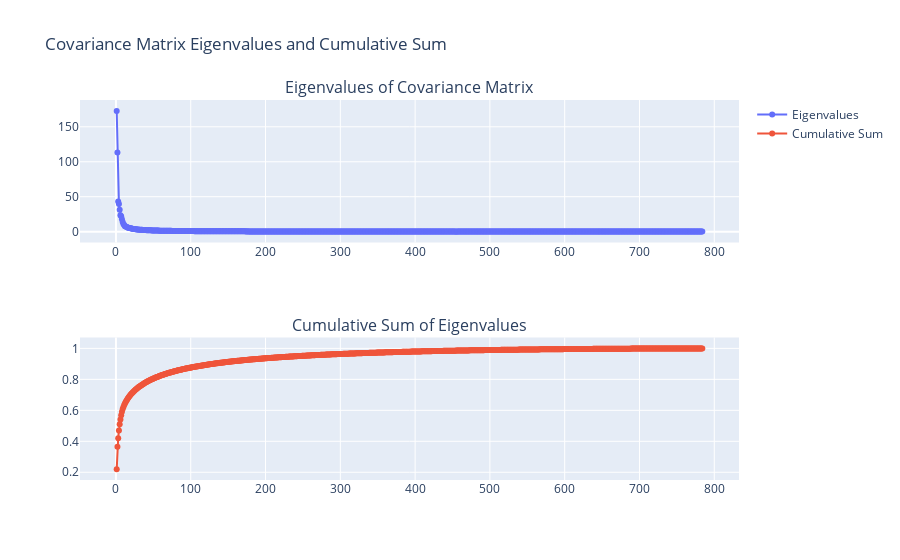

Source (notebook cell):
### Markdown cell above
# Step2: Compute the Eigenvalues and Eigenvectors of Covariance Matrix.

### Code cell
import chart_studio.plotly as py
import chart_studio.tools as tls
# Get the eigenvalues and eigenvectors from the PCA Algorithm:
eig_vals, eig_vecs = pca.compute_eigen_vector(cov_mat) 

# get Explained variance and cumulative variance from PCA Algorithm:
explained_variance = pca.compute_explained_variance( eig_vals)
cumulative_sum     = pca.cumulative_sum(explained_variance)
 
# visualize the eigenvalues and the cumulative 
from plotly.subplots import make_subplots
# Create subplots
fig = make_subplots(rows=2, cols=1, subplot_titles=('Eigenvalues of Covariance Matrix', 'Cumulative Sum of Eigenvalues'))

# Plot the sorted eigenvalues in the top subplot
trace1 = go.Scatter(x=np.arange(1, len(eig_vals) + 1), y=eig_vals, mode='lines+markers', name='Eigenvalues')
fig.add_trace(trace1, row=1, col=1)

# Plot the cumulative sum of the sorted eigenvalues in the bottom subplot
trace2 = go.Scatter(x=np.arange(1, len(cumulative_sum) + 1), y=cumulative_sum, mode='lines+markers', name='Cumulative Sum')
fig.add_trace(trace2, row=2, col=1)

# Update layout
fig.update_layout(title='Covariance Matrix Eigenvalues and Cumulative Sum', showlegend=True)

# Show the plot
fig.show()

### Figure 1 — Plotly figure (JSON) as saved in the notebook; plotly's stock layout.template omitted (floating-point values rounded to 4 significant figures; data arrays with more than 128 entries replaced by an {"elided": "..."} marker saying what was removed)
{"data": [{"mode": "lines+markers", "name": "Eigenvalues", "type": "scatter", "x": {"elided": "784 int values"}, "xaxis": "x", "y": {"elided": "784 float values"}, "yaxis": "y"}, {"mode": "lines+markers", "name": "Cumulative Sum", "type": "scatter", "x": {"elided": "784 int values"}, "xaxis": "x2", "y": {"elided": "784 float values"}, "yaxis": "y2"}], "layout": {"annotations": [{"font": {"size": 16}, "showarrow": false, "text": "Eigenvalues of Covariance Matrix", "x": 0.5, "xanchor": "center", "xref": "paper", "y": 1, "yanchor": "bottom", "yref": "paper"}, {"font": {"size": 16}, "showarrow": false, "text": "Cumulative Sum of Eigenvalues", "x": 0.5, "xanchor": "center", "xref": "paper", "y": 0.375, "yanchor": "bottom", "yref": "paper"}], "showlegend": true, "title": {"text": "Covariance Matrix Eigenvalues and Cumulative Sum"}, "xaxis": {"anchor": "y", "domain": [0, 1]}, "xaxis2": {"anchor": "y2", "domain": [0, 1]}, "yaxis": {"anchor": "x", "domain": [0.625, 1]}, "yaxis2": {"anchor": "x2", "domain": [0, 0.375]}}}
